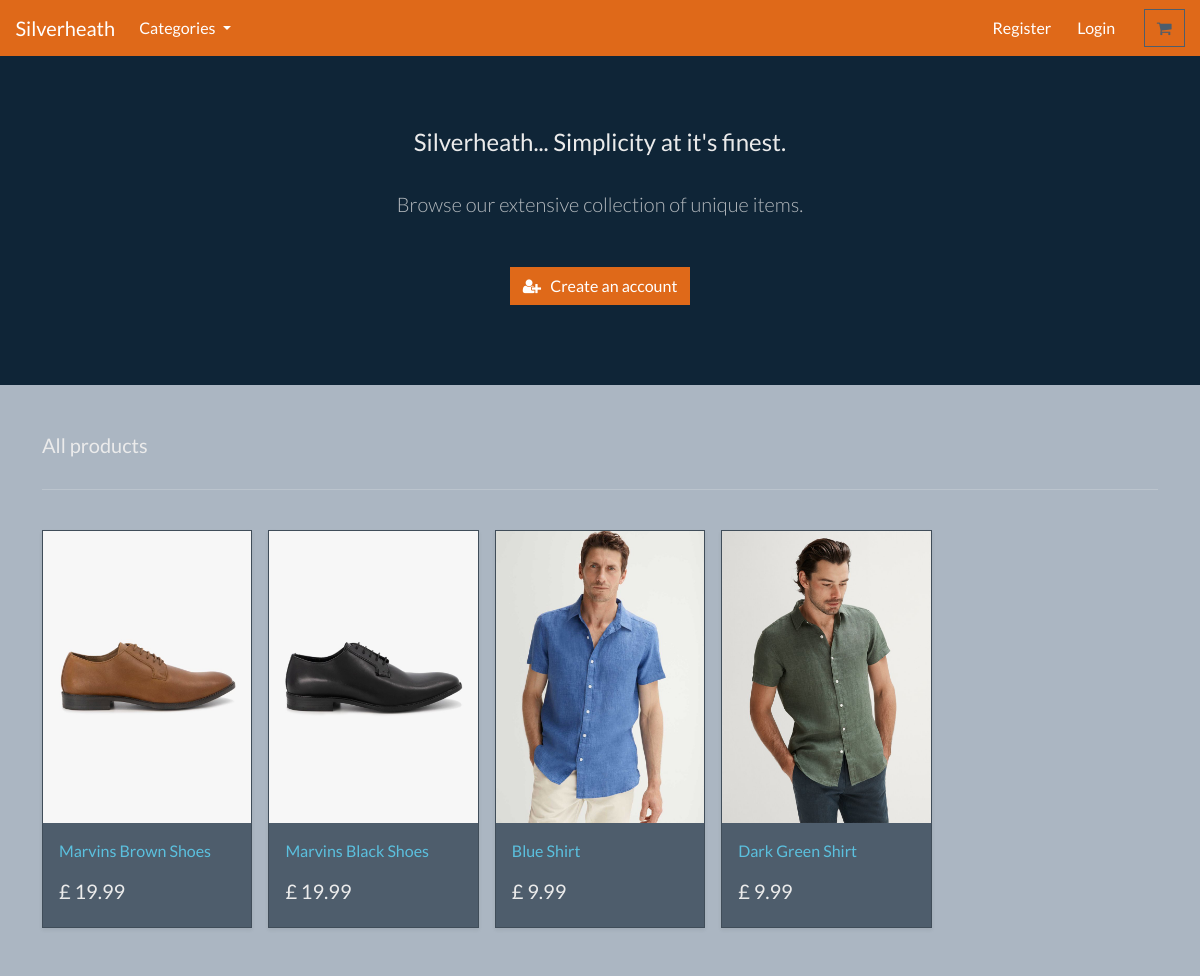
The page / on the database its author committed.
### store/models.py (models this page shows, shortened)
class Product(models.Model):
    category = models.ForeignKey(Category, related_name='product', on_delete=models.CASCADE, null=True)
    title = models.CharField(max_length=250)
    brand = models.CharField(max_length=250, default='un-branded')
    description = models.TextField(blank=True)
    slug = models.SlugField(max_length=255)
    price = models.DecimalField(max_digits=4, decimal_places=2)
    image = models.ImageField(upload_to='images/')
    class Meta:
        verbose_name_plural = 'products'
    def get_absolute_url(self):
        return reverse('product-info', args=[self.slug])

### store/views.py (the view)
# urls.py: path('', include('store.urls')),
def store(request):
    all_products = Product.objects.all()
    context = {'my_products':all_products}
    return render(request, 'store/store.html', context)

### cart/context_processors.py (called while the page is built)
def cart(request):
    return {'cart': Cart(request)}

### store/models.py (called while the page is built)
    def get_absolute_url(self):
        return reverse('list-category', args=[self.slug])

### store/views.py (called while the page is built)
def categories(request):
    all_categories = Category.objects.all()
    return {'all_categories': all_categories}

### store/templates/store/store.html
{% extends "./base.html" %}
{% load static %}
{% block content %}
    <section class="py-4 text-center container">
        <div class="row py-lg-5">
            <div class="col-lg-6 col-md-8 mx-auto">
                <h4> Silverheath... Simplicity at it's finest. </h4>
                <br>
                <p class="lead text-muted">
                Browse our extensive collection of unique items.
                </p>
                <br>
                       <a href="#" class="btn btn-primary my-2"> <i class="fa fa-user-plus" aria-hidden="true"></i> &nbsp; Create an account </a>
            </div>
        </div>
    </section>
       <div class="album py-5 bg-light">
        <div class="container">
          <div class="pb-3 h5"> All products </div>
          <hr>
          <br>
          <div class="row row-cols-1 row-cols-sm-2 row-cols-md-5 g-3">
            {% for product in my_products %}
              <div class="col">
                <div class="card shadow-sm">
                  <img class="img-fluid" alt="Responsive image" src="{{product.image.url}}">
                  <div class="card-body">
                    <p class="card-text">
                      <a class="text-info text-decoration-none" href="{{product.get_absolute_url}}"> {{ product.title | capfirst }} </a>
                    </p>
                    <div class="d-flex justify-content-between align-items-center">
                      <h5> £ {{ product.price }} </h5>
                    </div>
                  </div>
                </div>
              </div>
            {% endfor %}
          </div>
        </div>
      </div>
{% endblock %}

### rows shown on the page
Product: image (picture), title "Marvins Brown Shoes", price "19.99"
Product: image (picture), title "Marvins Black Shoes", price "19.99"
Product: image (picture), title "Blue Shirt", price "9.99"
Product: image (picture), title "Dark Green Shirt", price "9.99"
